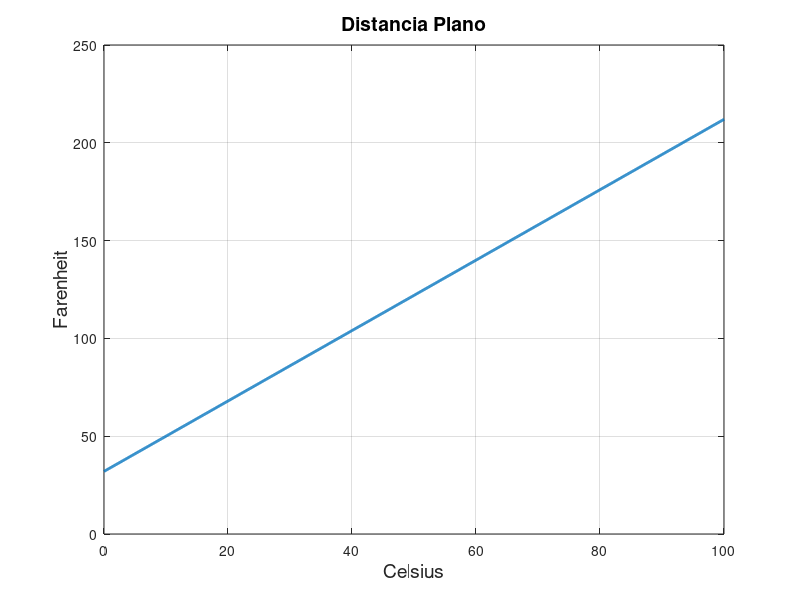
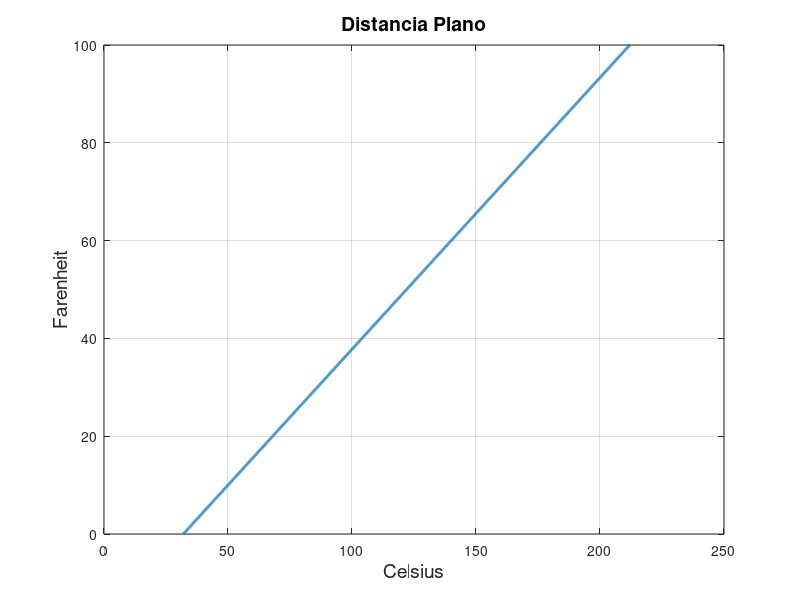

Source code (MATLAB) for these figures, in order: (Note: this script raises an error after producing the figures.)
%%Farenheit en funcion de Celsius
C=0:0.1:100;
F=1.8*C+32;
%%Celsius en funcion de Farenheit
f=32:0.1:212;
c=(f-32)/1.8;



figure(1)
plot(C,F,'linewidth',2)
title('Distancia Plano','fontsize',14)       
xlabel('Celsius','fontsize',14)
ylabel('Farenheit','fontsize',14)
grid on

figure(2)
plot(f,c,'linewidth',2)
title('Distancia Plano','fontsize',14)       
xlabel('Celsius','fontsize',14)
ylabel('Farenheit','fontsize',14)
grid on

deriv(F,C)
